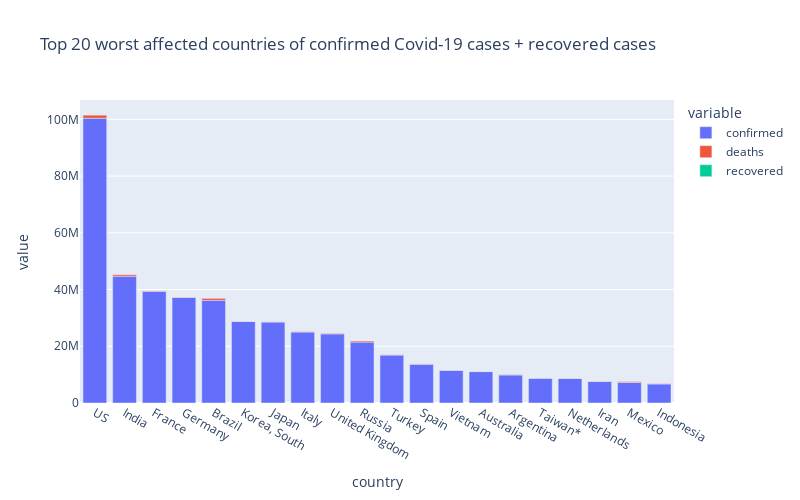

Notebook cell for this chart:
### Markdown cell above
### Q7. Plot interactive bar plot for top 20 worst affected countries by covid-19 till date which  shows the actual number of deaths and recovered covid-19 patients in that affected  country based on hovering the mouse over the bar for that country.

### Code cell
px.bar(
    sorted_country_df.head(20),
    x='country',
    y=['confirmed','deaths','recovered'],
    title='Top 20 worst affected countries of confirmed Covid-19 cases + recovered cases',
    height=500,
    width= 800)

### Figure 1 — Plotly figure (JSON) as saved in the notebook; plotly's stock layout.template omitted (floating-point values rounded to 4 significant figures)
{"data": [{"alignmentgroup": "True", "hovertemplate": "variable=confirmed<br>country=%{x}<br>value=%{y}<extra></extra>", "legendgroup": "confirmed", "marker": {"color": "#636efa", "pattern": {"shape": ""}}, "name": "confirmed", "offsetgroup": "confirmed", "orientation": "v", "showlegend": true, "textposition": "auto", "type": "bar", "x": ["US", "India", "France", "Germany", "Brazil", "Korea, South", "Japan", "Italy", "United Kingdom", "Russia", "Turkey", "Spain", "Vietnam", "Australia", "Argentina", "Taiwan*", "Netherlands", "Iran", "Mexico", "Indonesia"], "xaxis": "x", "y": [100385021, 44678683, 39363485, 37211978, 36190389, 28772196, 28570146, 25021606, 24365623, 21467050, 16919638, 13670037, 11524436, 11080686, 9891139, 8738114, 8675302, 7560852, 7222270, 6716592], "yaxis": "y"}, {"alignmentgroup": "True", "hovertemplate": "variable=deaths<br>country=%{x}<br>value=%{y}<extra></extra>", "legendgroup": "deaths", "marker": {"color": "#EF553B", "pattern": {"shape": ""}}, "name": "deaths", "offsetgroup": "deaths", "orientation": "v", "showlegend": true, "textposition": "auto", "type": "bar", "x": ["US", "India", "France", "Germany", "Brazil", "Korea, South", "Japan", "Italy", "United Kingdom", "Russia", "Turkey", "Spain", "Vietnam", "Australia", "Argentina", "Taiwan*", "Netherlands", "Iran", "Mexico", "Indonesia"], "xaxis": "x", "y": [1090218, 530696, 162193, 160768, 692969, 31882, 55821, 183936, 213996, 385571, 101203, 116899, 43184, 16940, 130124, 15120, 23675, 144675, 331021, 160551], "yaxis": "y"}, {"alignmentgroup": "True", "hovertemplate": "variable=recovered<br>country=%{x}<br>value=%{y}<extra></extra>", "legendgroup": "recovered", "marker": {"color": "#00cc96", "pattern": {"shape": ""}}, "name": "recovered", "offsetgroup": "recovered", "orientation": "v", "showlegend": true, "textposition": "auto", "type": "bar", "x": ["US", "India", "France", "Germany", "Brazil", "Korea, South", "Japan", "Italy", "United Kingdom", "Russia", "Turkey", "Spain", "Vietnam", "Australia", "Argentina", "Taiwan*", "Netherlands", "Iran", "Mexico", "Indonesia"], "xaxis": "x", "y": [null, null, null, null, null, null, null, null, null, null, null, null, null, null, null, null, null, null, null, null], "yaxis": "y"}], "layout": {"barmode": "relative", "height": 500, "legend": {"title": {"text": "variable"}, "tracegroupgap": 0}, "title": {"text": "Top 20 worst affected countries of confirmed Covid-19 cases + recovered cases"}, "width": 800, "xaxis": {"anchor": "y", "domain": [0, 1], "title": {"text": "country"}}, "yaxis": {"anchor": "x", "domain": [0, 1], "title": {"text": "value"}}}}
